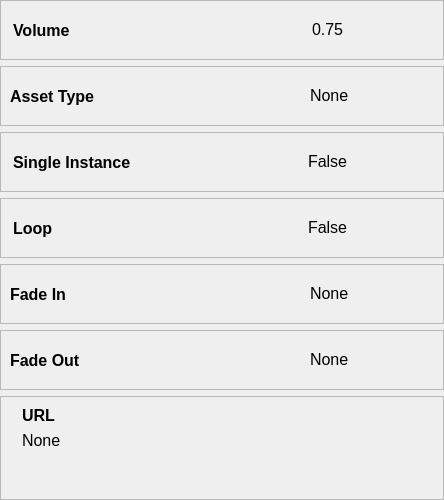
           <widget class="QFrame" name="RightPanelBody">
            <property name="sizePolicy">
             <sizepolicy hsizetype="Preferred" vsizetype="Expanding">
              <horstretch>0</horstretch>
              <verstretch>0</verstretch>
             </sizepolicy>
            </property>
            <property name="styleSheet">
             <string notr="true"/>
            </property>
            <property name="frameShape">
             <enum>QFrame::NoFrame</enum>
            </property>
            <property name="frameShadow">
             <enum>QFrame::Raised</enum>
            </property>
            <layout class="QVBoxLayout" name="verticalLayout_8">
             <property name="leftMargin">
              <number>0</number>
             </property>
             <property name="topMargin">
              <number>0</number>
             </property>
             <property name="rightMargin">
              <number>0</number>
             </property>
             <property name="bottomMargin">
              <number>0</number>
             </property>
             <item>
              <widget class="QFrame" name="VolumeFrame">
               <property name="minimumSize">
                <size>
                 <width>0</width>
                 <height>60</height>
                </size>
               </property>
               <property name="maximumSize">
                <size>
                 <width>16777215</width>
                 <height>60</height>
                </size>
               </property>
               <property name="frameShape">
                <enum>QFrame::StyledPanel</enum>
               </property>
               <property name="frameShadow">
                <enum>QFrame::Raised</enum>
               </property>
               <property name="lineWidth">
                <number>1</number>
               </property>
               <layout class="QHBoxLayout" name="horizontalLayout_15">
                <property name="leftMargin">
                 <number>12</number>
                </property>
                <property name="topMargin">
                 <number>0</number>
                </property>
                <property name="rightMargin">
                 <number>12</number>
                </property>
                <property name="bottomMargin">
                 <number>0</number>
                </property>
                <item>
                 <widget class="QFrame" name="VolumeTitleFrame">
                  <property name="frameShape">
                   <enum>QFrame::NoFrame</enum>
                  </property>
                  <property name="frameShadow">
                   <enum>QFrame::Raised</enum>
                  </property>
                  <property name="lineWidth">
                   <number>1</number>
                  </property>
                  <layout class="QHBoxLayout" name="horizontalLayout_16">
                   <property name="spacing">
                    <number>0</number>
                   </property>
                   <property name="leftMargin">
                    <number>0</number>
                   </property>
                   <property name="topMargin">
                    <number>0</number>
                   </property>
                   <property name="rightMargin">
                    <number>0</number>
                   </property>
                   <property name="bottomMargin">
                    <number>0</number>
                   </property>
                   <item alignment="Qt::AlignLeft">
                    <widget class="QLabel" name="label_5">
                     <property name="font">
                      <font>
                       <family>Lucida Grande</family>
                       <pointsize>12</pointsize>
                       <weight>75</weight>
                       <bold>true</bold>
                      </font>
                     </property>
                     <property name="text">
                      <string>Volume</string>
                     </property>
                    </widget>
                   </item>
                  </layout>
                 </widget>
                </item>
                <item>
                 <widget class="QFrame" name="frame_19">
                  <property name="frameShape">
                   <enum>QFrame::NoFrame</enum>
                  </property>
                  <property name="frameShadow">
                   <enum>QFrame::Raised</enum>
                  </property>
                  <layout class="QHBoxLayout" name="horizontalLayout_29">
                   <property name="leftMargin">
                    <number>0</number>
                   </property>
                   <property name="topMargin">
                    <number>0</number>
                   </property>
                   <property name="rightMargin">
                    <number>0</number>
                   </property>
                   <property name="bottomMargin">
                    <number>0</number>
                   </property>
                   <item alignment="Qt::AlignHCenter|Qt::AlignVCenter">
                    <widget class="QLabel" name="VolumeValue">
                     <property name="font">
                      <font>
                       <pointsize>12</pointsize>
                      </font>
                     </property>
                     <property name="text">
                      <string>0.75</string>
                     </property>
                    </widget>
                   </item>
                  </layout>
                 </widget>
                </item>
               </layout>
              </widget>
             </item>
             <item>
              <widget class="QFrame" name="AssetTypeFrame">
               <property name="minimumSize">
                <size>
                 <width>0</width>
                 <height>60</height>
                </size>
               </property>
               <property name="maximumSize">
                <size>
                 <width>16777215</width>
                 <height>60</height>
                </size>
               </property>
               <property name="frameShape">
                <enum>QFrame::StyledPanel</enum>
               </property>
               <property name="frameShadow">
                <enum>QFrame::Raised</enum>
               </property>
               <layout class="QHBoxLayout" name="horizontalLayout_18">
                <item>
                 <widget class="QFrame" name="frame_10">
                  <property name="frameShape">
                   <enum>QFrame::NoFrame</enum>
                  </property>
                  <property name="frameShadow">
                   <enum>QFrame::Raised</enum>
                  </property>
                  <layout class="QVBoxLayout" name="verticalLayout_13">
                   <property name="leftMargin">
                    <number>0</number>
                   </property>
                   <property name="topMargin">
                    <number>0</number>
                   </property>
                   <property name="rightMargin">
                    <number>0</number>
                   </property>
                   <property name="bottomMargin">
                    <number>0</number>
                   </property>
                   <item alignment="Qt::AlignLeft">
                    <widget class="QLabel" name="label_7">
                     <property name="font">
                      <font>
                       <family>Lucida Grande</family>
                       <pointsize>12</pointsize>
                       <weight>75</weight>
                       <bold>true</bold>
                      </font>
                     </property>
                     <property name="text">
                      <string>Asset Type</string>
                     </property>
                    </widget>
                   </item>
                  </layout>
                 </widget>
                </item>
                <item>
                 <widget class="QFrame" name="frame_11">
                  <property name="frameShape">
                   <enum>QFrame::NoFrame</enum>
                  </property>
                  <property name="frameShadow">
                   <enum>QFrame::Raised</enum>
                  </property>
                  <layout class="QVBoxLayout" name="verticalLayout_14">
                   <property name="leftMargin">
                    <number>0</number>
                   </property>
                   <property name="topMargin">
                    <number>0</number>
                   </property>
                   <property name="rightMargin">
                    <number>0</number>
                   </property>
                   <property name="bottomMargin">
                    <number>0</number>
                   </property>
                   <item alignment="Qt::AlignHCenter|Qt::AlignVCenter">
                    <widget class="QLabel" name="AssetTypeLabel">
                     <property name="font">
                      <font>
                       <family>Lucida Grande</family>
                       <pointsize>12</pointsize>
                      </font>
                     </property>
                     <property name="text">
                      <string>None</string>
                     </property>
                    </widget>
                   </item>
                  </layout>
                 </widget>
                </item>
               </layout>
              </widget>
             </item>
             <item>
              <widget class="QFrame" name="SingleInstanceFrame">
               <property name="minimumSize">
                <size>
                 <width>0</width>
                 <height>60</height>
                </size>
               </property>
               <property name="maximumSize">
                <size>
                 <width>16777215</width>
                 <height>60</height>
                </size>
               </property>
               <property name="styleSheet">
                <string notr="true"/>
               </property>
               <property name="frameShape">
                <enum>QFrame::StyledPanel</enum>
               </property>
               <property name="frameShadow">
                <enum>QFrame::Raised</enum>
               </property>
               <layout class="QHBoxLayout" name="horizontalLayout_17">
                <property name="leftMargin">
                 <number>12</number>
                </property>
                <property name="topMargin">
                 <number>0</number>
                </property>
                <property name="rightMargin">
                 <number>12</number>
                </property>
                <property name="bottomMargin">
                 <number>0</number>
                </property>
                <item>
                 <widget class="QFrame" name="frame_8">
                  <property name="styleSheet">
                   <string notr="true"/>
                  </property>
                  <property name="frameShape">
                   <enum>QFrame::NoFrame</enum>
                  </property>
                  <property name="frameShadow">
                   <enum>QFrame::Raised</enum>
                  </property>
                  <layout class="QVBoxLayout" name="verticalLayout_11">
                   <property name="leftMargin">
                    <number>0</number>
                   </property>
                   <property name="topMargin">
                    <number>0</number>
                   </property>
                   <property name="rightMargin">
                    <number>0</number>
                   </property>
                   <property name="bottomMargin">
                    <number>0</number>
                   </property>
                   <item alignment="Qt::AlignLeft">
                    <widget class="QLabel" name="label_6">
                     <property name="font">
                      <font>
                       <family>Lucida Grande</family>
                       <pointsize>12</pointsize>
                       <weight>75</weight>
                       <bold>true</bold>
                      </font>
                     </property>
                     <property name="text">
                      <string>Single Instance</string>
                     </property>
                    </widget>
                   </item>
                  </layout>
                 </widget>
                </item>
                <item>
                 <widget class="QFrame" name="frame_9">
                  <property name="frameShape">
                   <enum>QFrame::NoFrame</enum>
                  </property>
                  <property name="frameShadow">
                   <enum>QFrame::Raised</enum>
                  </property>
                  <layout class="QVBoxLayout" name="verticalLayout_12">
                   <property name="leftMargin">
                    <number>0</number>
                   </property>
                   <property name="topMargin">
                    <number>0</number>
                   </property>
                   <property name="rightMargin">
                    <number>0</number>
                   </property>
                   <property name="bottomMargin">
                    <number>0</number>
                   </property>
                   <item alignment="Qt::AlignHCenter|Qt::AlignVCenter">
                    <widget class="QLabel" name="SingleInstanceValue">
                     <property name="font">
                      <font>
                       <family>Lucida Grande</family>
                       <pointsize>12</pointsize>
                      </font>
                     </property>
                     <property name="text">
                      <string>False</string>
                     </property>
                    </widget>
                   </item>
                  </layout>
                 </widget>
                </item>
               </layout>
              </widget>
             </item>
             <item>
              <widget class="QFrame" name="LoopFrame">
               <property name="minimumSize">
                <size>
                 <width>0</width>
                 <height>60</height>
                </size>
               </property>
               <property name="maximumSize">
                <size>
                 <width>16777215</width>
                 <height>60</height>
                </size>
               </property>
               <property name="styleSheet">
                <string notr="true"/>
               </property>
               <property name="frameShape">
                <enum>QFrame::StyledPanel</enum>
               </property>
               <property name="frameShadow">
                <enum>QFrame::Raised</enum>
               </property>
               <layout class="QHBoxLayout" name="horizontalLayout_23">
                <property name="leftMargin">
                 <number>12</number>
                </property>
                <property name="topMargin">
                 <number>0</number>
                </property>
                <property name="rightMargin">
                 <number>12</number>
                </property>
                <property name="bottomMargin">
                 <number>0</number>
                </property>
                <item>
                 <widget class="QFrame" name="frame_23">
                  <property name="frameShape">
                   <enum>QFrame::NoFrame</enum>
                  </property>
                  <property name="frameShadow">
                   <enum>QFrame::Raised</enum>
                  </property>
                  <layout class="QHBoxLayout" name="horizontalLayout_25">
                   <property name="leftMargin">
                    <number>0</number>
                   </property>
                   <property name="topMargin">
                    <number>0</number>
                   </property>
                   <property name="rightMargin">
                    <number>0</number>
                   </property>
                   <property name="bottomMargin">
                    <number>0</number>
                   </property>
                   <item alignment="Qt::AlignLeft">
                    <widget class="QLabel" name="label">
                     <property name="font">
                      <font>
                       <family>Lucida Grande</family>
                       <pointsize>12</pointsize>
                       <weight>75</weight>
                       <bold>true</bold>
                      </font>
                     </property>
                     <property name="text">
                      <string>Loop</string>
                     </property>
                    </widget>
                   </item>
                  </layout>
                 </widget>
                </item>
                <item>
                 <widget class="QFrame" name="frame_24">
                  <property name="frameShape">
                   <enum>QFrame::NoFrame</enum>
                  </property>
                  <property name="frameShadow">
                   <enum>QFrame::Raised</enum>
                  </property>
                  <layout class="QHBoxLayout" name="horizontalLayout_24">
                   <property name="topMargin">
                    <number>0</number>
                   </property>
                   <property name="bottomMargin">
                    <number>0</number>
                   </property>
                   <item alignment="Qt::AlignHCenter|Qt::AlignVCenter">
                    <widget class="QLabel" name="LoopValue">
                     <property name="font">
                      <font>
                       <family>Lucida Grande</family>
                       <pointsize>12</pointsize>
                      </font>
                     </property>
                     <property name="text">
                      <string>False</string>
                     </property>
                    </widget>
                   </item>
                  </layout>
                 </widget>
                </item>
               </layout>
              </widget>
             </item>
             <item>
              <widget class="QFrame" name="FadeInFrame">
               <property name="minimumSize">
                <size>
                 <width>0</width>
                 <height>60</height>
                </size>
               </property>
               <property name="maximumSize">
                <size>
                 <width>16777215</width>
                 <height>60</height>
                </size>
               </property>
               <property name="frameShape">
                <enum>QFrame::StyledPanel</enum>
               </property>
               <property name="frameShadow">
                <enum>QFrame::Raised</enum>
               </property>
               <layout class="QHBoxLayout" name="horizontalLayout_19">
                <item>
                 <widget class="QFrame" name="frame_16">
                  <property name="frameShape">
                   <enum>QFrame::NoFrame</enum>
                  </property>
                  <property name="frameShadow">
                   <enum>QFrame::Raised</enum>
                  </property>
                  <layout class="QHBoxLayout" name="horizontalLayout_11">
                   <property name="spacing">
                    <number>0</number>
                   </property>
                   <property name="leftMargin">
                    <number>0</number>
                   </property>
                   <property name="topMargin">
                    <number>0</number>
                   </property>
                   <property name="rightMargin">
                    <number>0</number>
                   </property>
                   <property name="bottomMargin">
                    <number>0</number>
                   </property>
                   <item>
                    <widget class="QLabel" name="label_13">
                     <property name="font">
                      <font>
                       <family>Lucida Grande</family>
                       <pointsize>12</pointsize>
                       <weight>75</weight>
                       <bold>true</bold>
                      </font>
                     </property>
                     <property name="text">
                      <string>Fade In</string>
                     </property>
                    </widget>
                   </item>
                  </layout>
                 </widget>
                </item>
                <item>
                 <widget class="QFrame" name="frame_17">
                  <property name="frameShape">
                   <enum>QFrame::NoFrame</enum>
                  </property>
                  <property name="frameShadow">
                   <enum>QFrame::Raised</enum>
                  </property>
                  <layout class="QHBoxLayout" name="horizontalLayout_26">
                   <property name="leftMargin">
                    <number>0</number>
                   </property>
                   <property name="topMargin">
                    <number>0</number>
                   </property>
                   <property name="rightMargin">
                    <number>0</number>
                   </property>
                   <property name="bottomMargin">
                    <number>0</number>
                   </property>
                   <item alignment="Qt::AlignHCenter|Qt::AlignVCenter">
                    <widget class="QLabel" name="FadeInValueDetails">
                     <property name="font">
                      <font>
                       <family>Lucida Grande</family>
                       <pointsize>12</pointsize>
                      </font>
                     </property>
                     <property name="text">
                      <string>None</string>
                     </property>
                    </widget>
                   </item>
                  </layout>
                 </widget>
                </item>
               </layout>
              </widget>
             </item>
             <item>
              <widget class="QFrame" name="FadeOutFrame">
               <property name="minimumSize">
                <size>
                 <width>0</width>
                 <height>60</height>
                </size>
               </property>
               <property name="maximumSize">
                <size>
                 <width>16777215</width>
                 <height>60</height>
                </size>
               </property>
               <property name="frameShape">
                <enum>QFrame::StyledPanel</enum>
               </property>
               <property name="frameShadow">
                <enum>QFrame::Raised</enum>
               </property>
               <layout class="QHBoxLayout" name="horizontalLayout_27">
                <item>
                 <widget class="QFrame" name="frame_18">
                  <property name="frameShape">
                   <enum>QFrame::NoFrame</enum>
                  </property>
                  <property name="frameShadow">
                   <enum>QFrame::Raised</enum>
                  </property>
                  <layout class="QHBoxLayout" name="horizontalLayout_12">
                   <property name="spacing">
                    <number>0</number>
                   </property>
                   <property name="leftMargin">
                    <number>0</number>
                   </property>
                   <property name="topMargin">
                    <number>0</number>
                   </property>
                   <property name="rightMargin">
                    <number>0</number>
                   </property>
                   <property name="bottomMargin">
                    <number>0</number>
                   </property>
                   <item>
                    <widget class="QLabel" name="label_14">
                     <property name="font">
                      <font>
                       <family>Lucida Grande</family>
                       <pointsize>12</pointsize>
                       <weight>75</weight>
                       <bold>true</bold>
                      </font>
                     </property>
                     <property name="text">
                      <string>Fade Out</string>
                     </property>
                    </widget>
                   </item>
                  </layout>
                 </widget>
                </item>
                <item>
                 <widget class="QFrame" name="frame_13">
                  <property name="frameShape">
                   <enum>QFrame::NoFrame</enum>
                  </property>
                  <property name="frameShadow">
                   <enum>QFrame::Raised</enum>
                  </property>
                  <layout class="QHBoxLayout" name="horizontalLayout_28">
                   <property name="leftMargin">
                    <number>0</number>
                   </property>
                   <property name="topMargin">
                    <number>0</number>
                   </property>
                   <property name="rightMargin">
                    <number>0</number>
                   </property>
                   <property name="bottomMargin">
                    <number>0</number>
                   </property>
                   <item alignment="Qt::AlignHCenter|Qt::AlignVCenter">
                    <widget class="QLabel" name="FadeOutValueDetails">
                     <property name="font">
                      <font>
                       <family>Lucida Grande</family>
                       <pointsize>12</pointsize>
                      </font>
                     </property>
                     <property name="text">
                      <string>None</string>
                     </property>
                    </widget>
                   </item>
                  </layout>
                 </widget>
                </item>
               </layout>
              </widget>
             </item>
             <item>
              <widget class="QFrame" name="UrlFrame">
               <property name="sizePolicy">
                <sizepolicy hsizetype="Preferred" vsizetype="Preferred">
                 <horstretch>0</horstretch>
                 <verstretch>0</verstretch>
                </sizepolicy>
               </property>
               <property name="minimumSize">
                <size>
                 <width>0</width>
                 <height>0</height>
                </size>
               </property>
               <property name="maximumSize">
                <size>
                 <width>16777215</width>
                 <height>16777215</height>
                </size>
               </property>
               <property name="frameShape">
                <enum>QFrame::StyledPanel</enum>
               </property>
               <property name="frameShadow">
                <enum>QFrame::Raised</enum>
               </property>
               <layout class="QVBoxLayout" name="verticalLayout_7">
                <item>
                 <widget class="QFrame" name="frame_14">
                  <property name="maximumSize">
                   <size>
                    <width>16777215</width>
                    <height>20</height>
                   </size>
                  </property>
                  <property name="frameShape">
                   <enum>QFrame::NoFrame</enum>
                  </property>
                  <property name="frameShadow">
                   <enum>QFrame::Raised</enum>
                  </property>
                  <layout class="QVBoxLayout" name="verticalLayout_18">
                   <property name="spacing">
                    <number>0</number>
                   </property>
                   <property name="leftMargin">
                    <number>12</number>
                   </property>
                   <property name="topMargin">
                    <number>0</number>
                   </property>
                   <property name="rightMargin">
                    <number>12</number>
                   </property>
                   <property name="bottomMargin">
                    <number>0</number>
                   </property>
                   <item alignment="Qt::AlignLeft|Qt::AlignTop">
                    <widget class="QLabel" name="label_11">
                     <property name="font">
                      <font>
                       <family>Lucida Grande</family>
                       <pointsize>12</pointsize>
                       <weight>75</weight>
                       <bold>true</bold>
                      </font>
                     </property>
                     <property name="text">
                      <string>URL</string>
                     </property>
                    </widget>
                   </item>
                  </layout>
                 </widget>
                </item>
                <item>
                 <widget class="QFrame" name="frame_15">
                  <property name="sizePolicy">
                   <sizepolicy hsizetype="Preferred" vsizetype="Preferred">
                    <horstretch>0</horstretch>
                    <verstretch>0</verstretch>
                   </sizepolicy>
                  </property>
                  <property name="minimumSize">
                   <size>
                    <width>0</width>
                    <height>0</height>
                   </size>
                  </property>
                  <property name="maximumSize">
                   <size>
                    <width>16777215</width>
                    <height>16777215</height>
                   </size>
                  </property>
                  <property name="frameShape">
                   <enum>QFrame::NoFrame</enum>
                  </property>
                  <property name="frameShadow">
                   <enum>QFrame::Raised</enum>
                  </property>
                  <layout class="QVBoxLayout" name="verticalLayout_19">
                   <property name="spacing">
                    <number>0</number>
                   </property>
                   <property name="leftMargin">
                    <number>12</number>
                   </property>
                   <property name="topMargin">
                    <number>0</number>
                   </property>
                   <property name="rightMargin">
                    <number>12</number>
                   </property>
                   <property name="bottomMargin">
                    <number>0</number>
                   </property>
                   <item alignment="Qt::AlignLeft|Qt::AlignTop">
                    <widget class="QLabel" name="UrlPathLable">
                     <property name="sizePolicy">
                      <sizepolicy hsizetype="Expanding" vsizetype="Preferred">
                       <horstretch>0</horstretch>
                       <verstretch>0</verstretch>
                      </sizepolicy>
                     </property>
                     <property name="minimumSize">
                      <size>
                       <width>400</width>
                       <height>0</height>
                      </size>
                     </property>
                     <property name="maximumSize">
                      <size>
                       <width>1200</width>
                       <height>16777215</height>
                      </size>
                     </property>
                     <property name="font">
                      <font>
                       <family>Lucida Grande</family>
                       <pointsize>12</pointsize>
                      </font>
                     </property>
                     <property name="styleSheet">
                      <string notr="true"/>
                     </property>
                     <property name="text">
                      <string>&lt;html&gt;&lt;head/&gt;&lt;body&gt;&lt;p&gt;None&lt;/p&gt;&lt;/body&gt;&lt;/html&gt;</string>
                     </property>
                     <property name="textFormat">
                      <enum>Qt::AutoText</enum>
                     </property>
                     <property name="scaledContents">
                      <bool>false</bool>
                     </property>
                     <property name="alignment">
                      <set>Qt::AlignLeading|Qt::AlignLeft|Qt::AlignTop</set>
                     </property>
                     <property name="wordWrap">
                      <bool>false</bool>
                     </property>
                     <property name="openExternalLinks">
                      <bool>false</bool>
                     </property>
                    </widget>
                   </item>
                  </layout>
                 </widget>
                </item>
                <item>
                 <spacer name="verticalSpacer">
                  <property name="orientation">
                   <enum>Qt::Vertical</enum>
                  </property>
                  <property name="sizeHint" stdset="0">
                   <size>
                    <width>20</width>
                    <height>40</height>
                   </size>
                  </property>
                 </spacer>
                </item>
               </layout>
              </widget>
             </item>
            </layout>
           </widget>
